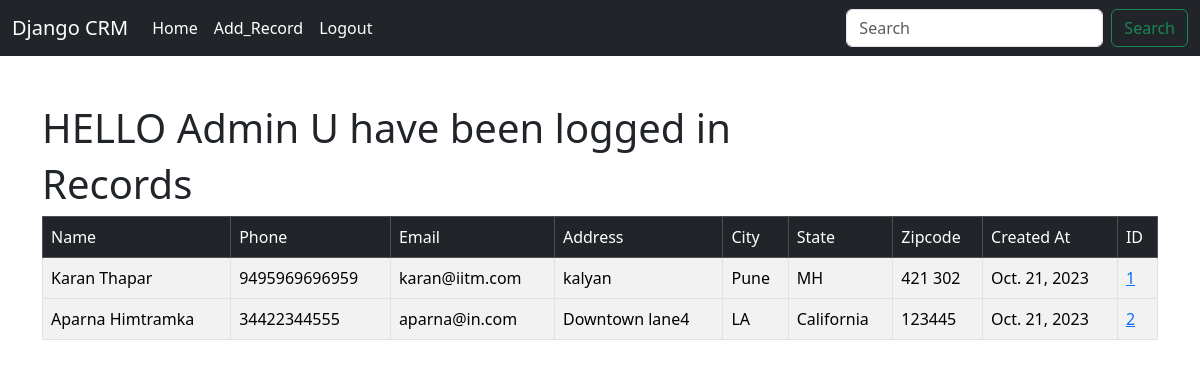
The app's page / (signed in) with its own data.
### website/models.py (models this page shows, shortened)
class Record(models.Model):
    created_at = models.DateField(auto_now_add=True)
    first_name = models.CharField(max_length=50)
    last_name = models.CharField(max_length=50)
    email = models.EmailField(max_length=254)
    phone = models.CharField(max_length=15)
    address = models.CharField(max_length=100)
    city = models.CharField(max_length=100)
    state = models.CharField(max_length=100)
    zipcode = models.CharField(max_length=100)

### website/views.py (the view)
# urls.py: path('', views.home, name='home'),
def home(request):
    records = Record.objects.all()
    if request.method == 'POST':
        username = request.POST['username']
        password = request.POST['password']
        user = authenticate(request, username=username , password=password)
        if user is not None:
            login(request, user)
            messages.success(request, "You have been logged in")
            return redirect('home')
        else:
            messages.success(request,"There is error in logging in")
            return redirect('home')
    else:
        return render(request,'home.html', {'records' : records})

### website/templates/home.html (shortened to what this page needs)
{% extends 'base.html' %}
{% block content %}
<br>
{% if user.is_authenticated %}
<h1> HELLO {{user.username}} U have been logged in </h1>
<h1>Records</h1>
{% if records %}
<table class="table table-striped table-hover table-bordered">
  <thead class="table table-dark">
    <td>Name</td>
    <td>Phone</td>
    <td>Email</td>
    <td>Address</td>
    <td>City</td>
    <td>State</td>
    <td>Zipcode</td>
    <td>Created At</td>
    <td>ID</td>
  </thead>
  {% for record in records %}
  <tbody>
    <td>{{record.first_name}}  {{record.last_name}}</td>
    <td>{{record.phone}}</td>
    <td>{{record.email}}</td>
    <td>{{record.address}}</td>
    <td>{{record.city}}</td>
    <td>{{record.state}}</td>
    <td>{{record.zipcode}}</td>
    <td>{{record.created_at}}</td>
    <td><a href="{% url 'record' record.id %}">{{record.id}}</a></td>
  </tbody>
  {% endfor %}
</table>
{{record}} <br>
{% endif %}
{% endif %}
{% endblock %}

### website/templates/base.html (shortened to what this page needs)
<!doctype html>
<html lang="en">
<head>
  <link href="https://cdn.jsdelivr.net/npm/bootstrap@5.3.1/dist/css/bootstrap.min.css" rel="stylesheet"
>
</head>
<body>
  {% include 'navbar.html' %}
  <br>
  <div class="container">
    {% block content %}
    {% endblock %}
  </div>
</body>
</html>

### website/templates/navbar.html (shortened to what this page needs)
<nav class="navbar navbar-expand-lg navbar-dark bg-dark ">
    <div class="container-fluid">
      <a class="navbar-brand" href="{% url 'home' %}">Django CRM</a>
      <div class="collapse navbar-collapse" id="navbarSupportedContent">
        <ul class="navbar-nav me-auto mb-2 mb-lg-0">
          <li class="nav-item">
            <a class="nav-link active" aria-current="page" href="#">Home</a>
          </li>
          {% if user.is_authenticated %}
          <li class="nav-item">
            <a class="nav-link active" aria-current="page" href="{% url 'add_record' %}">Add_Record</a>
          </li>
          <li class="nav-item">
            <a class="nav-link active" aria-current="page" href="{% url 'logout' %}">Logout</a>
          </li>
        {% endif %}
      </ul>
      {% if user.is_authenticated %}
        <form class="d-flex" role="search">
          <input class="form-control me-2" type="search" placeholder="Search" aria-label="Search">
          <button class="btn btn-outline-success" type="submit">Search</button>
        </form>
        {% endif %}
      </div>
    </div>
  </nav>

### records on screen
Record: first_name "Karan", last_name "Thapar", phone "9495969696959", email "karan@iitm.com", address "kalyan", city "Pune", state "MH", zipcode "421 302", created_at "Oct. 21, 2023", id "1"
Record: first_name "Aparna", last_name "Himtramka", phone "34422344555", email "aparna@in.com", address "Downtown lane4", city "LA", state "California", zipcode "123445", created_at "Oct. 21, 2023", id "2"

### other values on screen
{{ user.username }} "Admin"
